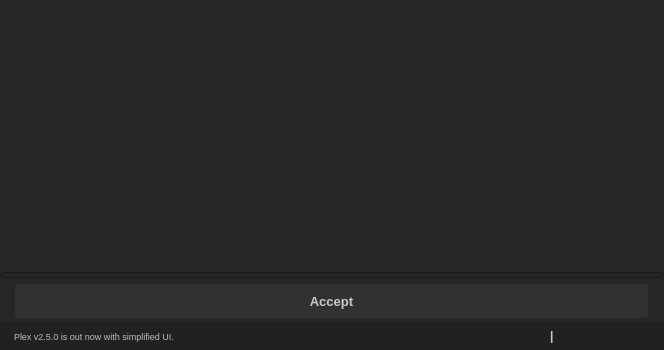
<?xml version="1.0" encoding="UTF-8"?>
<ui version="4.0">
 <class>wgResize</class>
 <widget class="QWidget" name="wgResize">
  <property name="geometry">
   <rect>
    <x>0</x>
    <y>0</y>
    <width>664</width>
    <height>350</height>
   </rect>
  </property>
  <property name="minimumSize">
   <size>
    <width>664</width>
    <height>56</height>
   </size>
  </property>
  <property name="maximumSize">
   <size>
    <width>16777215</width>
    <height>1632332</height>
   </size>
  </property>
  <property name="windowTitle">
   <string>arUtil</string>
  </property>
  <property name="windowIcon">
   <iconset>
    <normaloff>:/btn/btn/btn_write.png</normaloff>:/btn/btn/btn_write.png</iconset>
  </property>
  <layout class="QVBoxLayout" name="verticalLayout_5">
   <property name="spacing">
    <number>0</number>
   </property>
   <property name="leftMargin">
    <number>0</number>
   </property>
   <property name="topMargin">
    <number>0</number>
   </property>
   <property name="rightMargin">
    <number>0</number>
   </property>
   <property name="bottomMargin">
    <number>0</number>
   </property>
   <item>
    <widget class="QWidget" name="wg" native="true">
     <property name="styleSheet">
      <string notr="true">QWidget{
    color: rgb(201, 202, 204);
	background-color: rgb(38, 38, 38); 
	selection-background-color: rgb(1, 79, 131);
}

QListWidget::item:selected
{
   color: rgb(235, 235, 235);
   background-color: rgb(61, 120, 200);
}

QPushButton { 
	border: 2px;
    border-color: rgb(33, 33, 33);
	border-radius: 3px;
   background-color: rgb(49, 49, 49); 
}

QPushButton:hover {
	border-radius: 3px;
    color: rgb(49, 49, 49); 
	background-color: rgb(200, 184, 86); 
}

QToolTip { 
	border-radius: 5px;
	background-color: rgb(33, 33, 33);
	color: rgb(241, 241, 241);
	border: black solid 1px;
}</string>
     </property>
     <layout class="QVBoxLayout" name="verticalLayout_2">
      <property name="spacing">
       <number>0</number>
      </property>
      <property name="leftMargin">
       <number>0</number>
      </property>
      <property name="topMargin">
       <number>0</number>
      </property>
      <property name="rightMargin">
       <number>0</number>
      </property>
      <property name="bottomMargin">
       <number>0</number>
      </property>
      <item>
       <layout class="QVBoxLayout" name="verticalLayout" stretch="0">
        <property name="spacing">
         <number>2</number>
        </property>
        <property name="topMargin">
         <number>0</number>
        </property>
        <property name="rightMargin">
         <number>0</number>
        </property>
        <item>
         <widget class="QWidget" name="wgMain" native="true">
          <property name="styleSheet">
           <string notr="true"/>
          </property>
          <layout class="QVBoxLayout" name="layMain">
           <property name="spacing">
            <number>0</number>
           </property>
           <property name="leftMargin">
            <number>0</number>
           </property>
           <property name="topMargin">
            <number>0</number>
           </property>
           <property name="rightMargin">
            <number>0</number>
           </property>
           <property name="bottomMargin">
            <number>0</number>
           </property>
          </layout>
         </widget>
        </item>
       </layout>
      </item>
      <item>
       <widget class="QWidget" name="wgFooter" native="true">
        <property name="maximumSize">
         <size>
          <width>16777215</width>
          <height>50</height>
         </size>
        </property>
        <layout class="QVBoxLayout" name="verticalLayout_7">
         <property name="spacing">
          <number>0</number>
         </property>
         <property name="leftMargin">
          <number>0</number>
         </property>
         <property name="topMargin">
          <number>0</number>
         </property>
         <property name="rightMargin">
          <number>0</number>
         </property>
         <property name="bottomMargin">
          <number>0</number>
         </property>
         <item>
          <widget class="QProgressBar" name="prbStatus">
           <property name="maximumSize">
            <size>
             <width>16777215</width>
             <height>6</height>
            </size>
           </property>
           <property name="value">
            <number>0</number>
           </property>
           <property name="textVisible">
            <bool>false</bool>
           </property>
           <property name="invertedAppearance">
            <bool>false</bool>
           </property>
          </widget>
         </item>
         <item>
          <widget class="QWidget" name="wgFooter_2" native="true">
           <property name="minimumSize">
            <size>
             <width>0</width>
             <height>40</height>
            </size>
           </property>
           <property name="maximumSize">
            <size>
             <width>16777215</width>
             <height>16777215</height>
            </size>
           </property>
           <property name="styleSheet">
            <string notr="true"/>
           </property>
           <layout class="QHBoxLayout" name="horizontalLayout_2">
            <property name="spacing">
             <number>10</number>
            </property>
            <property name="leftMargin">
             <number>15</number>
            </property>
            <property name="topMargin">
             <number>6</number>
            </property>
            <property name="rightMargin">
             <number>16</number>
            </property>
            <property name="bottomMargin">
             <number>4</number>
            </property>
            <item>
             <widget class="QPushButton" name="btnAccept">
              <property name="enabled">
               <bool>true</bool>
              </property>
              <property name="minimumSize">
               <size>
                <width>0</width>
                <height>0</height>
               </size>
              </property>
              <property name="maximumSize">
               <size>
                <width>10000</width>
                <height>10000</height>
               </size>
              </property>
              <property name="font">
               <font>
                <family>MS Shell Dlg 2</family>
                <pointsize>10</pointsize>
                <weight>75</weight>
                <bold>true</bold>
                <underline>false</underline>
                <strikeout>false</strikeout>
               </font>
              </property>
              <property name="toolTip">
               <string>Accept</string>
              </property>
              <property name="text">
               <string>Accept</string>
              </property>
              <property name="iconSize">
               <size>
                <width>35</width>
                <height>35</height>
               </size>
              </property>
              <property name="shortcut">
               <string>Return</string>
              </property>
              <property name="checkable">
               <bool>false</bool>
              </property>
              <property name="checked">
               <bool>false</bool>
              </property>
              <property name="autoDefault">
               <bool>false</bool>
              </property>
              <property name="default">
               <bool>false</bool>
              </property>
              <property name="flat">
               <bool>false</bool>
              </property>
             </widget>
            </item>
           </layout>
          </widget>
         </item>
        </layout>
       </widget>
      </item>
      <item>
       <widget class="QWidget" name="wgHelp" native="true">
        <property name="minimumSize">
         <size>
          <width>0</width>
          <height>28</height>
         </size>
        </property>
        <property name="maximumSize">
         <size>
          <width>16777215</width>
          <height>28</height>
         </size>
        </property>
        <property name="styleSheet">
         <string notr="true">QWidget{
    background-color: rgb(33, 33, 33); 
}
</string>
        </property>
        <layout class="QHBoxLayout" name="horizontalLayout_5">
         <property name="spacing">
          <number>16</number>
         </property>
         <property name="leftMargin">
          <number>14</number>
         </property>
         <property name="topMargin">
          <number>0</number>
         </property>
         <property name="rightMargin">
          <number>14</number>
         </property>
         <property name="bottomMargin">
          <number>0</number>
         </property>
         <item>
          <widget class="QLabel" name="lblAnnouncement">
           <property name="font">
            <font>
             <pointsize>7</pointsize>
            </font>
           </property>
           <property name="styleSheet">
            <string notr="true">color: rgb(190, 190, 190);</string>
           </property>
           <property name="text">
            <string>Plex v2.5.0 is out now with simplified UI.</string>
           </property>
          </widget>
         </item>
         <item>
          <widget class="QPushButton" name="btnOpenFolder">
           <property name="enabled">
            <bool>true</bool>
           </property>
           <property name="minimumSize">
            <size>
             <width>0</width>
             <height>0</height>
            </size>
           </property>
           <property name="maximumSize">
            <size>
             <width>16</width>
             <height>16</height>
            </size>
           </property>
           <property name="toolTip">
            <string>Open Context Folder</string>
           </property>
           <property name="text">
            <string/>
           </property>
           <property name="icon">
            <iconset resource="../img/img.qrc">
             <normaloff>:/icons/icons/folder_open.png</normaloff>:/icons/icons/folder_open.png</iconset>
           </property>
           <property name="iconSize">
            <size>
             <width>14</width>
             <height>14</height>
            </size>
           </property>
          </widget>
         </item>
         <item>
          <widget class="QPushButton" name="btnProject">
           <property name="maximumSize">
            <size>
             <width>16</width>
             <height>16</height>
            </size>
           </property>
           <property name="toolTip">
            <string>Project</string>
           </property>
           <property name="layoutDirection">
            <enum>Qt::LeftToRight</enum>
           </property>
           <property name="text">
            <string/>
           </property>
           <property name="icon">
            <iconset resource="../img/img.qrc">
             <normaloff>:/icons/icons/project2.png</normaloff>:/icons/icons/project2.png</iconset>
           </property>
           <property name="iconSize">
            <size>
             <width>14</width>
             <height>14</height>
            </size>
           </property>
          </widget>
         </item>
         <item>
          <widget class="QPushButton" name="btnUser">
           <property name="maximumSize">
            <size>
             <width>16</width>
             <height>16</height>
            </size>
           </property>
           <property name="toolTip">
            <string/>
           </property>
           <property name="text">
            <string/>
           </property>
           <property name="icon">
            <iconset resource="../img/img.qrc">
             <normaloff>:/user/user/default.png</normaloff>:/user/user/default.png</iconset>
           </property>
           <property name="iconSize">
            <size>
             <width>14</width>
             <height>14</height>
            </size>
           </property>
          </widget>
         </item>
         <item>
          <widget class="QLabel" name="label">
           <property name="minimumSize">
            <size>
             <width>0</width>
             <height>0</height>
            </size>
           </property>
           <property name="maximumSize">
            <size>
             <width>4</width>
             <height>16777215</height>
            </size>
           </property>
           <property name="font">
            <font>
             <weight>75</weight>
             <bold>true</bold>
            </font>
           </property>
           <property name="text">
            <string>|</string>
           </property>
          </widget>
         </item>
         <item>
          <widget class="QPushButton" name="btn_notification">
           <property name="maximumSize">
            <size>
             <width>16</width>
             <height>16</height>
            </size>
           </property>
           <property name="text">
            <string/>
           </property>
           <property name="icon">
            <iconset resource="../img/img.qrc">
             <normaloff>:/icons/icons/notification.png</normaloff>:/icons/icons/notification.png</iconset>
           </property>
           <property name="iconSize">
            <size>
             <width>14</width>
             <height>14</height>
            </size>
           </property>
           <property name="flat">
            <bool>true</bool>
           </property>
          </widget>
         </item>
         <item>
          <widget class="QPushButton" name="btnReport">
           <property name="maximumSize">
            <size>
             <width>16</width>
             <height>16</height>
            </size>
           </property>
           <property name="toolTip">
            <string>&lt;html&gt;&lt;head/&gt;&lt;body&gt;&lt;p&gt;&lt;span style=&quot; font-weight:600;&quot;&gt;Report&lt;/span&gt;&lt;/p&gt;&lt;p&gt;Report a bug, suggest a feature and get support.&lt;/p&gt;&lt;/body&gt;&lt;/html&gt;</string>
           </property>
           <property name="text">
            <string/>
           </property>
           <property name="icon">
            <iconset resource="../img/img.qrc">
             <normaloff>:/icons/icons/email.png</normaloff>:/icons/icons/email.png</iconset>
           </property>
           <property name="iconSize">
            <size>
             <width>14</width>
             <height>14</height>
            </size>
           </property>
           <property name="flat">
            <bool>true</bool>
           </property>
          </widget>
         </item>
         <item>
          <widget class="QPushButton" name="btnHelp">
           <property name="maximumSize">
            <size>
             <width>16</width>
             <height>16</height>
            </size>
           </property>
           <property name="toolTip">
            <string>&lt;html&gt;&lt;head/&gt;&lt;body&gt;&lt;p&gt;&lt;span style=&quot; font-weight:600;&quot;&gt;Help&lt;/span&gt;&lt;/p&gt;&lt;p&gt;Open app website.&lt;/p&gt;&lt;/body&gt;&lt;/html&gt;</string>
           </property>
           <property name="text">
            <string/>
           </property>
           <property name="icon">
            <iconset resource="../img/img.qrc">
             <normaloff>:/icons/icons/help.png</normaloff>:/icons/icons/help.png</iconset>
           </property>
           <property name="iconSize">
            <size>
             <width>14</width>
             <height>14</height>
            </size>
           </property>
           <property name="flat">
            <bool>true</bool>
           </property>
          </widget>
         </item>
        </layout>
       </widget>
      </item>
     </layout>
    </widget>
   </item>
  </layout>
 </widget>
 <resources>
  <include location="../img/img.qrc"/>
 </resources>
 <connections/>
</ui>
